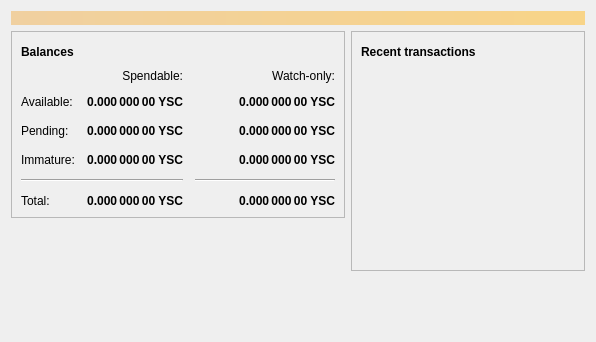
<?xml version="1.0" encoding="UTF-8"?>
<ui version="4.0">
 <class>OverviewPage</class>
 <widget class="QWidget" name="OverviewPage">
  <property name="geometry">
   <rect>
    <x>0</x>
    <y>0</y>
    <width>596</width>
    <height>342</height>
   </rect>
  </property>
  <property name="windowTitle">
   <string>Form</string>
  </property>
  <layout class="QVBoxLayout" name="topLayout">
   <item>
    <widget class="QLabel" name="labelAlerts">
     <property name="visible">
      <bool>false</bool>
     </property>
     <property name="styleSheet">
      <string notr="true">QLabel { background-color: qlineargradient(x1: 0, y1: 0, x2: 1, y2: 0, stop:0 #F0D0A0, stop:1 #F8D488); color:#000000; }</string>
     </property>
     <property name="wordWrap">
      <bool>true</bool>
     </property>
     <property name="margin">
      <number>3</number>
     </property>
     <property name="textInteractionFlags">
      <set>Qt::TextSelectableByMouse</set>
     </property>
    </widget>
   </item>
   <item>
    <layout class="QHBoxLayout" name="horizontalLayout" stretch="1,1">
     <item>
      <layout class="QVBoxLayout" name="verticalLayout_2">
       <item>
        <widget class="QFrame" name="frame">
         <property name="frameShape">
          <enum>QFrame::StyledPanel</enum>
         </property>
         <property name="frameShadow">
          <enum>QFrame::Raised</enum>
         </property>
         <layout class="QVBoxLayout" name="verticalLayout_4">
          <item>
           <layout class="QHBoxLayout" name="horizontalLayout_4">
            <item>
             <widget class="QLabel" name="label_5">
              <property name="font">
               <font>
                <weight>75</weight>
                <bold>true</bold>
               </font>
              </property>
              <property name="text">
               <string>Balances</string>
              </property>
             </widget>
            </item>
            <item>
             <widget class="QPushButton" name="labelWalletStatus">
              <property name="enabled">
               <bool>true</bool>
              </property>
              <property name="maximumSize">
               <size>
                <width>30</width>
                <height>16777215</height>
               </size>
              </property>
              <property name="toolTip">
               <string>The displayed information may be out of date. Your wallet automatically synchronizes with the Youngseokcoin network after a connection is established, but this process has not completed yet.</string>
              </property>
              <property name="text">
               <string/>
              </property>
              <property name="icon">
               <iconset resource="../youngseokcoin.qrc">
                <normaloff>:/icons/warning</normaloff>
                <disabledoff>:/icons/warning</disabledoff>:/icons/warning</iconset>
              </property>
              <property name="iconSize">
               <size>
                <width>24</width>
                <height>24</height>
               </size>
              </property>
              <property name="flat">
               <bool>true</bool>
              </property>
             </widget>
            </item>
            <item>
             <spacer name="horizontalSpacer_3">
              <property name="orientation">
               <enum>Qt::Horizontal</enum>
              </property>
              <property name="sizeHint" stdset="0">
               <size>
                <width>40</width>
                <height>20</height>
               </size>
              </property>
             </spacer>
            </item>
           </layout>
          </item>
          <item>
           <layout class="QGridLayout" name="gridLayout">
            <property name="spacing">
             <number>12</number>
            </property>
            <item row="2" column="2">
             <widget class="QLabel" name="labelWatchPending">
              <property name="font">
               <font>
                <weight>75</weight>
                <bold>true</bold>
               </font>
              </property>
              <property name="cursor">
               <cursorShape>IBeamCursor</cursorShape>
              </property>
              <property name="toolTip">
               <string>Unconfirmed transactions to watch-only addresses</string>
              </property>
              <property name="text">
               <string notr="true">0.000 000 00 YSC</string>
              </property>
              <property name="alignment">
               <set>Qt::AlignRight|Qt::AlignTrailing|Qt::AlignVCenter</set>
              </property>
              <property name="textInteractionFlags">
               <set>Qt::LinksAccessibleByMouse|Qt::TextSelectableByKeyboard|Qt::TextSelectableByMouse</set>
              </property>
             </widget>
            </item>
            <item row="2" column="1">
             <widget class="QLabel" name="labelUnconfirmed">
              <property name="font">
               <font>
                <weight>75</weight>
                <bold>true</bold>
               </font>
              </property>
              <property name="cursor">
               <cursorShape>IBeamCursor</cursorShape>
              </property>
              <property name="toolTip">
               <string>Total of transactions that have yet to be confirmed, and do not yet count toward the spendable balance</string>
              </property>
              <property name="text">
               <string notr="true">0.000 000 00 YSC</string>
              </property>
              <property name="alignment">
               <set>Qt::AlignRight|Qt::AlignTrailing|Qt::AlignVCenter</set>
              </property>
              <property name="textInteractionFlags">
               <set>Qt::LinksAccessibleByMouse|Qt::TextSelectableByKeyboard|Qt::TextSelectableByMouse</set>
              </property>
             </widget>
            </item>
            <item row="3" column="2">
             <widget class="QLabel" name="labelWatchImmature">
              <property name="font">
               <font>
                <weight>75</weight>
                <bold>true</bold>
               </font>
              </property>
              <property name="cursor">
               <cursorShape>IBeamCursor</cursorShape>
              </property>
              <property name="toolTip">
               <string>Mined balance in watch-only addresses that has not yet matured</string>
              </property>
              <property name="text">
               <string notr="true">0.000 000 00 YSC</string>
              </property>
              <property name="alignment">
               <set>Qt::AlignRight|Qt::AlignTrailing|Qt::AlignVCenter</set>
              </property>
              <property name="textInteractionFlags">
               <set>Qt::LinksAccessibleByMouse|Qt::TextSelectableByKeyboard|Qt::TextSelectableByMouse</set>
              </property>
             </widget>
            </item>
            <item row="4" column="0" colspan="2">
             <widget class="Line" name="line">
              <property name="orientation">
               <enum>Qt::Horizontal</enum>
              </property>
             </widget>
            </item>
            <item row="4" column="2">
             <widget class="Line" name="lineWatchBalance">
              <property name="sizePolicy">
               <sizepolicy hsizetype="Preferred" vsizetype="Fixed">
                <horstretch>0</horstretch>
                <verstretch>0</verstretch>
               </sizepolicy>
              </property>
              <property name="minimumSize">
               <size>
                <width>140</width>
                <height>0</height>
               </size>
              </property>
              <property name="orientation">
               <enum>Qt::Horizontal</enum>
              </property>
             </widget>
            </item>
            <item row="5" column="0">
             <widget class="QLabel" name="labelTotalText">
              <property name="text">
               <string>Total:</string>
              </property>
             </widget>
            </item>
            <item row="3" column="1">
             <widget class="QLabel" name="labelImmature">
              <property name="font">
               <font>
                <weight>75</weight>
                <bold>true</bold>
               </font>
              </property>
              <property name="cursor">
               <cursorShape>IBeamCursor</cursorShape>
              </property>
              <property name="toolTip">
               <string>Mined balance that has not yet matured</string>
              </property>
              <property name="text">
               <string notr="true">0.000 000 00 YSC</string>
              </property>
              <property name="alignment">
               <set>Qt::AlignRight|Qt::AlignTrailing|Qt::AlignVCenter</set>
              </property>
              <property name="textInteractionFlags">
               <set>Qt::LinksAccessibleByMouse|Qt::TextSelectableByKeyboard|Qt::TextSelectableByMouse</set>
              </property>
             </widget>
            </item>
            <item row="2" column="3">
             <spacer name="horizontalSpacer_2">
              <property name="orientation">
               <enum>Qt::Horizontal</enum>
              </property>
              <property name="sizeHint" stdset="0">
               <size>
                <width>40</width>
                <height>20</height>
               </size>
              </property>
             </spacer>
            </item>
            <item row="3" column="0">
             <widget class="QLabel" name="labelImmatureText">
              <property name="text">
               <string>Immature:</string>
              </property>
             </widget>
            </item>
            <item row="5" column="1">
             <widget class="QLabel" name="labelTotal">
              <property name="font">
               <font>
                <weight>75</weight>
                <bold>true</bold>
               </font>
              </property>
              <property name="cursor">
               <cursorShape>IBeamCursor</cursorShape>
              </property>
              <property name="toolTip">
               <string>Your current total balance</string>
              </property>
              <property name="text">
               <string notr="true">0.000 000 00 YSC</string>
              </property>
              <property name="alignment">
               <set>Qt::AlignRight|Qt::AlignTrailing|Qt::AlignVCenter</set>
              </property>
              <property name="textInteractionFlags">
               <set>Qt::LinksAccessibleByMouse|Qt::TextSelectableByKeyboard|Qt::TextSelectableByMouse</set>
              </property>
             </widget>
            </item>
            <item row="5" column="2">
             <widget class="QLabel" name="labelWatchTotal">
              <property name="font">
               <font>
                <weight>75</weight>
                <bold>true</bold>
               </font>
              </property>
              <property name="cursor">
               <cursorShape>IBeamCursor</cursorShape>
              </property>
              <property name="toolTip">
               <string>Current total balance in watch-only addresses</string>
              </property>
              <property name="text">
               <string notr="true">0.000 000 00 YSC</string>
              </property>
              <property name="alignment">
               <set>Qt::AlignRight|Qt::AlignTrailing|Qt::AlignVCenter</set>
              </property>
              <property name="textInteractionFlags">
               <set>Qt::LinksAccessibleByMouse|Qt::TextSelectableByKeyboard|Qt::TextSelectableByMouse</set>
              </property>
             </widget>
            </item>
            <item row="0" column="2">
             <widget class="QLabel" name="labelWatchonly">
              <property name="text">
               <string>Watch-only:</string>
              </property>
              <property name="alignment">
               <set>Qt::AlignRight|Qt::AlignTrailing|Qt::AlignVCenter</set>
              </property>
             </widget>
            </item>
            <item row="1" column="0">
             <widget class="QLabel" name="labelBalanceText">
              <property name="text">
               <string>Available:</string>
              </property>
             </widget>
            </item>
            <item row="1" column="1">
             <widget class="QLabel" name="labelBalance">
              <property name="font">
               <font>
                <weight>75</weight>
                <bold>true</bold>
               </font>
              </property>
              <property name="cursor">
               <cursorShape>IBeamCursor</cursorShape>
              </property>
              <property name="toolTip">
               <string>Your current spendable balance</string>
              </property>
              <property name="text">
               <string notr="true">0.000 000 00 YSC</string>
              </property>
              <property name="alignment">
               <set>Qt::AlignRight|Qt::AlignTrailing|Qt::AlignVCenter</set>
              </property>
              <property name="textInteractionFlags">
               <set>Qt::LinksAccessibleByMouse|Qt::TextSelectableByKeyboard|Qt::TextSelectableByMouse</set>
              </property>
             </widget>
            </item>
            <item row="1" column="2">
             <widget class="QLabel" name="labelWatchAvailable">
              <property name="font">
               <font>
                <weight>75</weight>
                <bold>true</bold>
               </font>
              </property>
              <property name="cursor">
               <cursorShape>IBeamCursor</cursorShape>
              </property>
              <property name="toolTip">
               <string>Your current balance in watch-only addresses</string>
              </property>
              <property name="text">
               <string notr="true">0.000 000 00 YSC</string>
              </property>
              <property name="alignment">
               <set>Qt::AlignRight|Qt::AlignTrailing|Qt::AlignVCenter</set>
              </property>
              <property name="textInteractionFlags">
               <set>Qt::LinksAccessibleByMouse|Qt::TextSelectableByKeyboard|Qt::TextSelectableByMouse</set>
              </property>
             </widget>
            </item>
            <item row="2" column="0">
             <widget class="QLabel" name="labelPendingText">
              <property name="text">
               <string>Pending:</string>
              </property>
             </widget>
            </item>
            <item row="0" column="1">
             <widget class="QLabel" name="labelSpendable">
              <property name="text">
               <string>Spendable:</string>
              </property>
              <property name="alignment">
               <set>Qt::AlignRight|Qt::AlignTrailing|Qt::AlignVCenter</set>
              </property>
             </widget>
            </item>
           </layout>
          </item>
         </layout>
        </widget>
       </item>
       <item>
        <spacer name="verticalSpacer">
         <property name="orientation">
          <enum>Qt::Vertical</enum>
         </property>
         <property name="sizeHint" stdset="0">
          <size>
           <width>20</width>
           <height>40</height>
          </size>
         </property>
        </spacer>
       </item>
      </layout>
     </item>
     <item>
      <layout class="QVBoxLayout" name="verticalLayout_3">
       <item>
        <widget class="QFrame" name="frame_2">
         <property name="frameShape">
          <enum>QFrame::StyledPanel</enum>
         </property>
         <property name="frameShadow">
          <enum>QFrame::Raised</enum>
         </property>
         <layout class="QVBoxLayout" name="verticalLayout">
          <item>
           <layout class="QHBoxLayout" name="horizontalLayout_2">
            <item>
             <widget class="QLabel" name="label_4">
              <property name="font">
               <font>
                <weight>75</weight>
                <bold>true</bold>
               </font>
              </property>
              <property name="text">
               <string>Recent transactions</string>
              </property>
             </widget>
            </item>
            <item>
             <widget class="QPushButton" name="labelTransactionsStatus">
              <property name="enabled">
               <bool>true</bool>
              </property>
              <property name="maximumSize">
               <size>
                <width>30</width>
                <height>16777215</height>
               </size>
              </property>
              <property name="toolTip">
               <string>The displayed information may be out of date. Your wallet automatically synchronizes with the Youngseokcoin network after a connection is established, but this process has not completed yet.</string>
              </property>
              <property name="text">
               <string/>
              </property>
              <property name="icon">
               <iconset resource="../youngseokcoin.qrc">
                <normaloff>:/icons/warning</normaloff>
                <disabledoff>:/icons/warning</disabledoff>:/icons/warning</iconset>
              </property>
              <property name="iconSize">
               <size>
                <width>24</width>
                <height>24</height>
               </size>
              </property>
              <property name="flat">
               <bool>true</bool>
              </property>
             </widget>
            </item>
            <item>
             <spacer name="horizontalSpacer">
              <property name="orientation">
               <enum>Qt::Horizontal</enum>
              </property>
              <property name="sizeHint" stdset="0">
               <size>
                <width>40</width>
                <height>20</height>
               </size>
              </property>
             </spacer>
            </item>
           </layout>
          </item>
          <item>
           <widget class="QListView" name="listTransactions">
            <property name="styleSheet">
             <string notr="true">QListView { background: transparent; }</string>
            </property>
            <property name="frameShape">
             <enum>QFrame::NoFrame</enum>
            </property>
            <property name="verticalScrollBarPolicy">
             <enum>Qt::ScrollBarAlwaysOff</enum>
            </property>
            <property name="horizontalScrollBarPolicy">
             <enum>Qt::ScrollBarAlwaysOff</enum>
            </property>
            <property name="selectionMode">
             <enum>QAbstractItemView::NoSelection</enum>
            </property>
           </widget>
          </item>
         </layout>
        </widget>
       </item>
       <item>
        <spacer name="verticalSpacer_2">
         <property name="orientation">
          <enum>Qt::Vertical</enum>
         </property>
         <property name="sizeHint" stdset="0">
          <size>
           <width>20</width>
           <height>40</height>
          </size>
         </property>
        </spacer>
       </item>
      </layout>
     </item>
    </layout>
   </item>
  </layout>
 </widget>
 <resources/>
 <connections/>
</ui>
